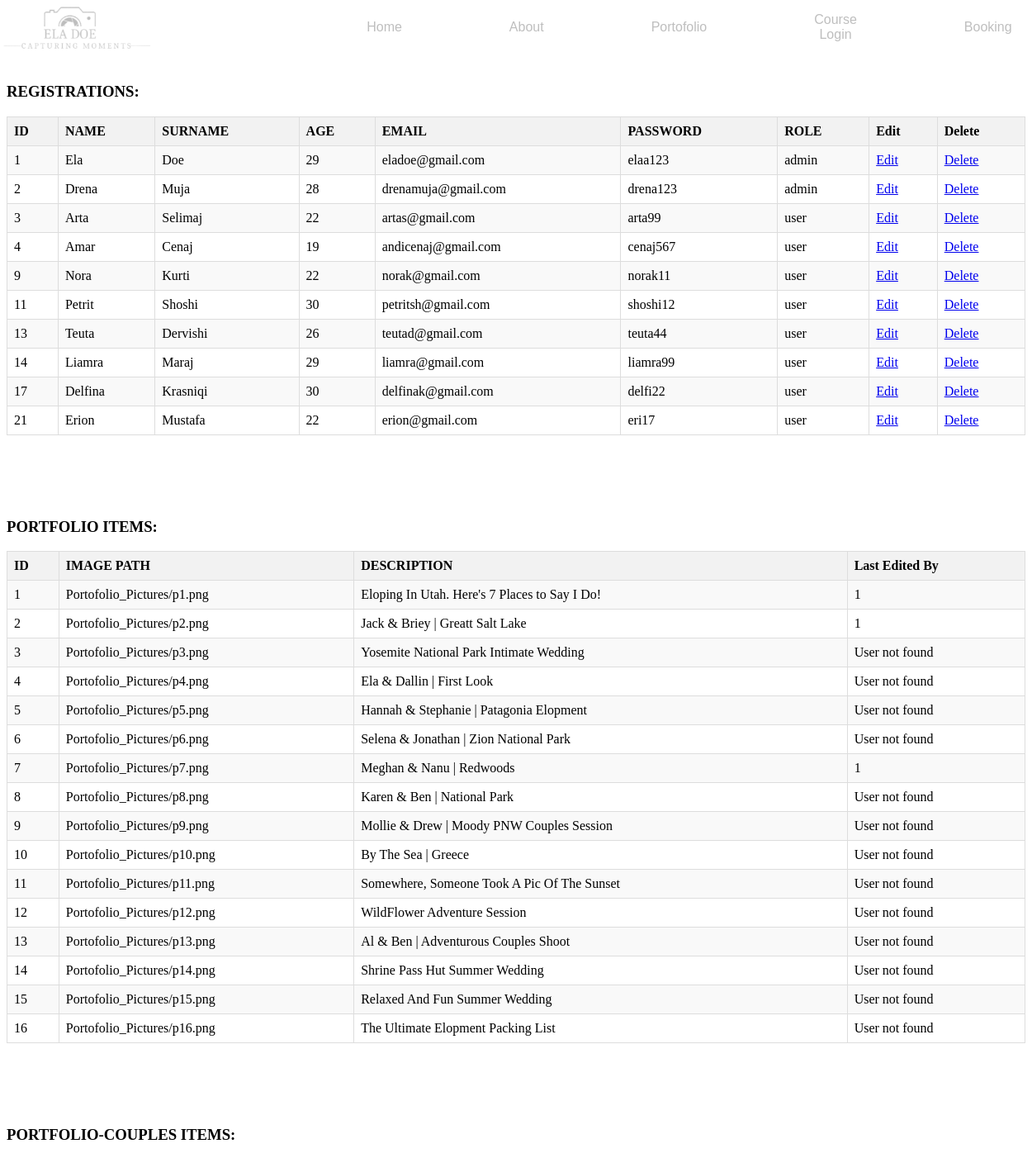
Page /dashboard.php (upper part) on the committed database.
### tables this page shows
CREATE TABLE `user` (
  `id` int(11) NOT NULL,
  `name` varchar(20) NOT NULL,
  `surname` varchar(30) NOT NULL,
  `age` int(11) NOT NULL,
  `email` varchar(20) NOT NULL,
  `password` varchar(20) NOT NULL,
  `roli` varchar(20) NOT NULL DEFAULT 'user'
);

CREATE TABLE `portofolio` (
  `id` int(11) NOT NULL,
  `image_path` varchar(255) NOT NULL,
  `description` text NOT NULL,
  `last_edited_by` int(11) DEFAULT NULL
);

### userRepository.php (called while the page is built, shortened)
<?php
    include_once"databaseConnection.php";
    class userRepository{
        private $connection;
        function __construct(){
            $conn = new DatabaseConnection;
            $this->connection = $conn->startConnection();
        }
        function getAllUsers(){
            $conn = $this->connection;
            $sql = "SELECT * FROM user";
            $statement = $conn->query($sql);
            $users = $statement->fetchAll();
            return $users;
        }
        function getUserById($id){
            $conn = $this->connection;
            $sql = "SELECT * FROM user WHERE id=?";
            $statement = $conn->prepare($sql);
            $statement->execute([$id]);
            $user=$statement->fetch();
            return $user;
        }
    }
?>

### databaseConnection.php (called while the page is built)
<?php
     class DatabaseConnection{
        private $host = "localhost";
        private $username = "root";
        private $password = "";
        private $database = "web_project";
     function startConnection(){
         try{
             $conn = new PDO("mysql:host=$this->host;dbname=$this->database", $this->username, $this->password);
             $conn->setAttribute(PDO::ATTR_ERRMODE, PDO::ERRMODE_EXCEPTION);
             if(!$conn){
                 return null;
             }else{
                 return $conn;
             }
         }catch(PDOException $e){
            echo "Connection failed ". $e->getMessage();
             return null;
         }
     }
 }
?>

### PortofolioRepository.php (called while the page is built, shortened)
<?php
include_once "DatabaseConnection.php";
class PortofolioRepository
{
    private $connection;
    public function __construct()
    {
        $dbConnection = new DatabaseConnection;
        $this->connection = $dbConnection->startConnection();
    }
    public function getAllPortofolios()
    {
        $sql = "SELECT * FROM portofolio";
        $statement = $this->connection->query($sql);
        $portofolios = [];
        if ($statement->rowCount() > 0) {
            while ($row = $statement->fetch(PDO::FETCH_ASSOC)) {
                $portofolios[] = $row;
            }
        }
        return $portofolios;
    }
}
?>

### dashboard.php (the view, shortened to what this page needs)
<?php
include_once "databaseConnection.php";
?>
<!DOCTYPE html>
<html lang="en">
<head>
    <link rel="stylesheet" href="dashboard.css">
</head>
<body>
    <header>
        <?php
        include("Header.php");
        ?>
    </header>
    <h3 style="margin-top:100px">REGISTRATIONS:</h3>
    <table border="1">
        <tr>
            <th>ID</th>
            <th>NAME</th>
            <th>SURNAME</th>
            <th>AGE</th>
            <th>EMAIL</th>
            <th>PASSWORD</th>
            <th>ROLE</th>
            <th>Edit</th>
            <th>Delete</th>
        </tr>
        <?php
        include_once "userRepository.php";
        $userRepository = new UserRepository();
        $users = $userRepository->getAllUsers();
        foreach ($users as $User) {
            echo
                "
                <tr>
                     <td>$User[id]</td>
                     <td>$User[name]</td>
                     <td>$User[surname] </td>
                     <td>$User[age] </td>
                     <td>$User[email] </td>
                     <td>$User[password] </td>
                     <td>$User[roli]</td>
                     <td><a href='edit.php?id=$User[id]'>Edit</a> </td>
                     <td><a href='delete.php?id=$User[id]'>Delete</a></td>
                </tr>
                ";
        }
        ?>
    </table>
    <h3 style="margin-top: 100px">PORTFOLIO ITEMS:</h3>
    <table border="1">
        <tr>
            <th>ID</th>
            <th>IMAGE PATH</th>
            <th>DESCRIPTION</th>
            <th>Last Edited By</th>
        </tr>
        <?php
        include_once "PortofolioRepository.php";
        include_once "userRepository.php";
        $portofolioRepository = new PortofolioRepository();
        $portofolioData = $portofolioRepository->getAllPortofolios();
        $userRepository = new UserRepository();
        foreach ($portofolioData as $portofolioItem):
            $lastEditedById = $portofolioItem['last_edited_by'];
            $lastEditedByUser = $userRepository->getUserById($lastEditedById);
            if ($lastEditedByUser) {
                echo "
            <tr>
                <td>{$portofolioItem['id']}</td>
                <td>{$portofolioItem['image_path']}</td>
                <td>{$portofolioItem['description']}</td>
                <td>{$lastEditedByUser['id']}</td>
            </tr>
        ";
            } else {
                echo "
            <tr>
                <td>{$portofolioItem['id']}</td>
                <td>{$portofolioItem['image_path']}</td>
                <td>{$portofolioItem['description']}</td>
                <td>User not found</td>
            </tr>
        ";
            }
        endforeach;
        ?>
    </table>
    <h3 style="margin-top: 100px">PORTFOLIO-COUPLES ITEMS:</h3>
        <?php
        include_once "PortofolioRepository.php";
        include_once "userRepository.php";
        ?>
        <?php
        include_once "PortofolioRepository.php";
        include_once "userRepository.php";
        ?>
        <?php
        include_once "PortofolioRepository.php";
        include_once "userRepository.php";
        ?>
</body>
</html>

### dashboard.css (style rules this page uses)
table { border-collapse: collapse; width: 100%; }
th { background-color: #f2f2f2; border: 1px solid #dddddd; text-align: left; padding: 8px; }
td { border: 1px solid #dddddd; text-align: left; padding: 8px; }
tr:nth-child(even) { background-color: #f9f9f9; }

### Header.php (style rules this page uses)
header { display: flex; position: fixed; align-items: center; top: 0; left: 0; width: 100%; height: 66px; background-color: white; z-index: 1000; overflow: hidden; opacity: 0.5; }

### rows in the picture
user: id "1", name "Ela", surname "Doe", age "29", email "eladoe@gmail.com", password "elaa123", roli "admin"
user: id "2", name "Drena", surname "Muja", age "28", email "drenamuja@gmail.com", password "drena123", roli "admin"
user: id "3", name "Arta", surname "Selimaj", age "22", email "artas@gmail.com", password "arta99", roli "user"
user: id "4", name "Amar", surname "Cenaj", age "19", email "andicenaj@gmail.com", password "cenaj567", roli "user"
user: id "9", name "Nora", surname "Kurti", age "22", email "norak@gmail.com", password "norak11", roli "user"
user: id "11", name "Petrit", surname "Shoshi", age "30", email "petritsh@gmail.com", password "shoshi12", roli "user"
user: id "13", name "Teuta", surname "Dervishi", age "26", email "teutad@gmail.com", password "teuta44", roli "user"
user: id "14", name "Liamra", surname "Maraj", age "29", email "liamra@gmail.com", password "liamra99", roli "user"
user: id "17", name "Delfina", surname "Krasniqi", age "30", email "delfinak@gmail.com", password "delfi22", roli "user"
user: id "21", name "Erion", surname "Mustafa", age "22", email "erion@gmail.com", password "eri17", roli "user"
portofolio: id "1", image_path "Portofolio_Pictures/p1.png", description "Eloping In Utah. Here's 7 Places to Say I Do!", user.id "1"
portofolio: id "2", image_path "Portofolio_Pictures/p2.png", description "Jack & Briey | Greatt Salt Lake", user.id "1"
portofolio: id "3", image_path "Portofolio_Pictures/p3.png", description "Yosemite National Park Intimate Wedding"
portofolio: id "4", image_path "Portofolio_Pictures/p4.png", description "Ela & Dallin | First Look"
portofolio: id "5", image_path "Portofolio_Pictures/p5.png", description "Hannah & Stephanie | Patagonia Elopment"
portofolio: id "6", image_path "Portofolio_Pictures/p6.png", description "Selena & Jonathan | Zion National Park"
portofolio: id "7", image_path "Portofolio_Pictures/p7.png", description "Meghan & Nanu | Redwoods", user.id "1"
portofolio: id "8", image_path "Portofolio_Pictures/p8.png", description "Karen & Ben | National Park"
portofolio: id "9", image_path "Portofolio_Pictures/p9.png", description "Mollie & Drew | Moody PNW Couples Session"
portofolio: id "10", image_path "Portofolio_Pictures/p10.png", description "By The Sea | Greece"
portofolio: id "11", image_path "Portofolio_Pictures/p11.png", description "Somewhere, Someone Took A Pic Of The Sunset"
portofolio: id "12", image_path "Portofolio_Pictures/p12.png", description "WildFlower Adventure Session"
portofolio: id "13", image_path "Portofolio_Pictures/p13.png", description "Al & Ben | Adventurous Couples Shoot"
portofolio: id "14", image_path "Portofolio_Pictures/p14.png", description "Shrine Pass Hut Summer Wedding"
portofolio: id "15", image_path "Portofolio_Pictures/p15.png", description "Relaxed And Fun Summer Wedding"
portofolio: id "16", image_path "Portofolio_Pictures/p16.png", description "The Ultimate Elopment Packing List"
